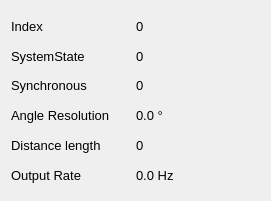
   <widget class="QWidget" name="gridLayoutWidget_3">
    <property name="geometry">
     <rect>
      <x>1590</x>
      <y>710</y>
      <width>271</width>
      <height>201</height>
     </rect>
    </property>
    <property name="font">
     <font>
      <pointsize>10</pointsize>
     </font>
    </property>
    <layout class="QGridLayout" name="gridLayout_2">
     <property name="spacing">
      <number>0</number>
     </property>
     <item row="2" column="1">
      <widget class="QLabel" name="synchronous_txt">
       <property name="font">
        <font>
         <pointsize>10</pointsize>
        </font>
       </property>
       <property name="text">
        <string>0</string>
       </property>
      </widget>
     </item>
     <item row="3" column="1">
      <widget class="QLabel" name="angle_txt">
       <property name="font">
        <font>
         <pointsize>10</pointsize>
        </font>
       </property>
       <property name="text">
        <string>0.0 °</string>
       </property>
      </widget>
     </item>
     <item row="4" column="0">
      <widget class="QLabel" name="label_26">
       <property name="text">
        <string>Distance length</string>
       </property>
      </widget>
     </item>
     <item row="4" column="1">
      <widget class="QLabel" name="distance_length_txt">
       <property name="text">
        <string>0</string>
       </property>
      </widget>
     </item>
     <item row="5" column="0">
      <widget class="QLabel" name="label_23">
       <property name="text">
        <string>Output Rate</string>
       </property>
      </widget>
     </item>
     <item row="2" column="0">
      <widget class="QLabel" name="label_24">
       <property name="font">
        <font>
         <pointsize>10</pointsize>
        </font>
       </property>
       <property name="text">
        <string>Synchronous</string>
       </property>
      </widget>
     </item>
     <item row="3" column="0">
      <widget class="QLabel" name="label_25">
       <property name="font">
        <font>
         <pointsize>10</pointsize>
        </font>
       </property>
       <property name="text">
        <string>Angle Resolution</string>
       </property>
      </widget>
     </item>
     <item row="5" column="1">
      <widget class="QLabel" name="output_txt">
       <property name="font">
        <font>
         <pointsize>10</pointsize>
        </font>
       </property>
       <property name="text">
        <string>0.0 Hz</string>
       </property>
      </widget>
     </item>
     <item row="1" column="1">
      <widget class="QLabel" name="systemstate_txt">
       <property name="font">
        <font>
         <pointsize>10</pointsize>
        </font>
       </property>
       <property name="text">
        <string>0</string>
       </property>
      </widget>
     </item>
     <item row="0" column="1">
      <widget class="QLabel" name="index_txt">
       <property name="font">
        <font>
         <pointsize>10</pointsize>
        </font>
       </property>
       <property name="text">
        <string>0</string>
       </property>
      </widget>
     </item>
     <item row="0" column="0">
      <widget class="QLabel" name="label_27">
       <property name="palette">
        <palette>
         <active>
          <colorrole role="WindowText">
           <brush brushstyle="SolidPattern">
            <color alpha="255">
             <red>0</red>
             <green>0</green>
             <blue>0</blue>
            </color>
           </brush>
          </colorrole>
          <colorrole role="Button">
           <brush brushstyle="SolidPattern">
            <color alpha="255">
             <red>159</red>
             <green>159</green>
             <blue>159</blue>
            </color>
           </brush>
          </colorrole>
          <colorrole role="Light">
           <brush brushstyle="SolidPattern">
            <color alpha="255">
             <red>239</red>
             <green>239</green>
             <blue>239</blue>
            </color>
           </brush>
          </colorrole>
          <colorrole role="Midlight">
           <brush brushstyle="SolidPattern">
            <color alpha="255">
             <red>199</red>
             <green>199</green>
             <blue>199</blue>
            </color>
           </brush>
          </colorrole>
          <colorrole role="Dark">
           <brush brushstyle="SolidPattern">
            <color alpha="255">
             <red>79</red>
             <green>79</green>
             <blue>79</blue>
            </color>
           </brush>
          </colorrole>
          <colorrole role="Mid">
           <brush brushstyle="SolidPattern">
            <color alpha="255">
             <red>106</red>
             <green>106</green>
             <blue>106</blue>
            </color>
           </brush>
          </colorrole>
          <colorrole role="Text">
           <brush brushstyle="SolidPattern">
            <color alpha="255">
             <red>0</red>
             <green>0</green>
             <blue>0</blue>
            </color>
           </brush>
          </colorrole>
          <colorrole role="BrightText">
           <brush brushstyle="SolidPattern">
            <color alpha="255">
             <red>255</red>
             <green>255</green>
             <blue>255</blue>
            </color>
           </brush>
          </colorrole>
          <colorrole role="ButtonText">
           <brush brushstyle="SolidPattern">
            <color alpha="255">
             <red>0</red>
             <green>0</green>
             <blue>0</blue>
            </color>
           </brush>
          </colorrole>
          <colorrole role="Base">
           <brush brushstyle="SolidPattern">
            <color alpha="255">
             <red>255</red>
             <green>255</green>
             <blue>255</blue>
            </color>
           </brush>
          </colorrole>
          <colorrole role="Window">
           <brush brushstyle="SolidPattern">
            <color alpha="255">
             <red>159</red>
             <green>159</green>
             <blue>159</blue>
            </color>
           </brush>
          </colorrole>
          <colorrole role="Shadow">
           <brush brushstyle="SolidPattern">
            <color alpha="255">
             <red>0</red>
             <green>0</green>
             <blue>0</blue>
            </color>
           </brush>
          </colorrole>
          <colorrole role="AlternateBase">
           <brush brushstyle="SolidPattern">
            <color alpha="255">
             <red>207</red>
             <green>207</green>
             <blue>207</blue>
            </color>
           </brush>
          </colorrole>
          <colorrole role="ToolTipBase">
           <brush brushstyle="SolidPattern">
            <color alpha="255">
             <red>255</red>
             <green>255</green>
             <blue>220</blue>
            </color>
           </brush>
          </colorrole>
          <colorrole role="ToolTipText">
           <brush brushstyle="SolidPattern">
            <color alpha="255">
             <red>0</red>
             <green>0</green>
             <blue>0</blue>
            </color>
           </brush>
          </colorrole>
         </active>
         <inactive>
          <colorrole role="WindowText">
           <brush brushstyle="SolidPattern">
            <color alpha="255">
             <red>0</red>
             <green>0</green>
             <blue>0</blue>
            </color>
           </brush>
          </colorrole>
          <colorrole role="Button">
           <brush brushstyle="SolidPattern">
            <color alpha="255">
             <red>159</red>
             <green>159</green>
             <blue>159</blue>
            </color>
           </brush>
          </colorrole>
          <colorrole role="Light">
           <brush brushstyle="SolidPattern">
            <color alpha="255">
             <red>239</red>
             <green>239</green>
             <blue>239</blue>
            </color>
           </brush>
          </colorrole>
          <colorrole role="Midlight">
           <brush brushstyle="SolidPattern">
            <color alpha="255">
             <red>199</red>
             <green>199</green>
             <blue>199</blue>
            </color>
           </brush>
          </colorrole>
          <colorrole role="Dark">
           <brush brushstyle="SolidPattern">
            <color alpha="255">
             <red>79</red>
             <green>79</green>
             <blue>79</blue>
            </color>
           </brush>
          </colorrole>
          <colorrole role="Mid">
           <brush brushstyle="SolidPattern">
            <color alpha="255">
             <red>106</red>
             <green>106</green>
             <blue>106</blue>
            </color>
           </brush>
          </colorrole>
          <colorrole role="Text">
           <brush brushstyle="SolidPattern">
            <color alpha="255">
             <red>0</red>
             <green>0</green>
             <blue>0</blue>
            </color>
           </brush>
          </colorrole>
          <colorrole role="BrightText">
           <brush brushstyle="SolidPattern">
            <color alpha="255">
             <red>255</red>
             <green>255</green>
             <blue>255</blue>
            </color>
           </brush>
          </colorrole>
          <colorrole role="ButtonText">
           <brush brushstyle="SolidPattern">
            <color alpha="255">
             <red>0</red>
             <green>0</green>
             <blue>0</blue>
            </color>
           </brush>
          </colorrole>
          <colorrole role="Base">
           <brush brushstyle="SolidPattern">
            <color alpha="255">
             <red>255</red>
             <green>255</green>
             <blue>255</blue>
            </color>
           </brush>
          </colorrole>
          <colorrole role="Window">
           <brush brushstyle="SolidPattern">
            <color alpha="255">
             <red>159</red>
             <green>159</green>
             <blue>159</blue>
            </color>
           </brush>
          </colorrole>
          <colorrole role="Shadow">
           <brush brushstyle="SolidPattern">
            <color alpha="255">
             <red>0</red>
             <green>0</green>
             <blue>0</blue>
            </color>
           </brush>
          </colorrole>
          <colorrole role="AlternateBase">
           <brush brushstyle="SolidPattern">
            <color alpha="255">
             <red>207</red>
             <green>207</green>
             <blue>207</blue>
            </color>
           </brush>
          </colorrole>
          <colorrole role="ToolTipBase">
           <brush brushstyle="SolidPattern">
            <color alpha="255">
             <red>255</red>
             <green>255</green>
             <blue>220</blue>
            </color>
           </brush>
          </colorrole>
          <colorrole role="ToolTipText">
           <brush brushstyle="SolidPattern">
            <color alpha="255">
             <red>0</red>
             <green>0</green>
             <blue>0</blue>
            </color>
           </brush>
          </colorrole>
         </inactive>
         <disabled>
          <colorrole role="WindowText">
           <brush brushstyle="SolidPattern">
            <color alpha="255">
             <red>79</red>
             <green>79</green>
             <blue>79</blue>
            </color>
           </brush>
          </colorrole>
          <colorrole role="Button">
           <brush brushstyle="SolidPattern">
            <color alpha="255">
             <red>159</red>
             <green>159</green>
             <blue>159</blue>
            </color>
           </brush>
          </colorrole>
          <colorrole role="Light">
           <brush brushstyle="SolidPattern">
            <color alpha="255">
             <red>239</red>
             <green>239</green>
             <blue>239</blue>
            </color>
           </brush>
          </colorrole>
          <colorrole role="Midlight">
           <brush brushstyle="SolidPattern">
            <color alpha="255">
             <red>199</red>
             <green>199</green>
             <blue>199</blue>
            </color>
           </brush>
          </colorrole>
          <colorrole role="Dark">
           <brush brushstyle="SolidPattern">
            <color alpha="255">
             <red>79</red>
             <green>79</green>
             <blue>79</blue>
            </color>
           </brush>
          </colorrole>
          <colorrole role="Mid">
           <brush brushstyle="SolidPattern">
            <color alpha="255">
             <red>106</red>
             <green>106</green>
             <blue>106</blue>
            </color>
           </brush>
          </colorrole>
          <colorrole role="Text">
           <brush brushstyle="SolidPattern">
            <color alpha="255">
             <red>79</red>
             <green>79</green>
             <blue>79</blue>
            </color>
           </brush>
          </colorrole>
          <colorrole role="BrightText">
           <brush brushstyle="SolidPattern">
            <color alpha="255">
             <red>255</red>
             <green>255</green>
             <blue>255</blue>
            </color>
           </brush>
          </colorrole>
          <colorrole role="ButtonText">
           <brush brushstyle="SolidPattern">
            <color alpha="255">
             <red>79</red>
             <green>79</green>
             <blue>79</blue>
            </color>
           </brush>
          </colorrole>
          <colorrole role="Base">
           <brush brushstyle="SolidPattern">
            <color alpha="255">
             <red>159</red>
             <green>159</green>
             <blue>159</blue>
            </color>
           </brush>
          </colorrole>
          <colorrole role="Window">
           <brush brushstyle="SolidPattern">
            <color alpha="255">
             <red>159</red>
             <green>159</green>
             <blue>159</blue>
            </color>
           </brush>
          </colorrole>
          <colorrole role="Shadow">
           <brush brushstyle="SolidPattern">
            <color alpha="255">
             <red>0</red>
             <green>0</green>
             <blue>0</blue>
            </color>
           </brush>
          </colorrole>
          <colorrole role="AlternateBase">
           <brush brushstyle="SolidPattern">
            <color alpha="255">
             <red>159</red>
             <green>159</green>
             <blue>159</blue>
            </color>
           </brush>
          </colorrole>
          <colorrole role="ToolTipBase">
           <brush brushstyle="SolidPattern">
            <color alpha="255">
             <red>255</red>
             <green>255</green>
             <blue>220</blue>
            </color>
           </brush>
          </colorrole>
          <colorrole role="ToolTipText">
           <brush brushstyle="SolidPattern">
            <color alpha="255">
             <red>0</red>
             <green>0</green>
             <blue>0</blue>
            </color>
           </brush>
          </colorrole>
         </disabled>
        </palette>
       </property>
       <property name="font">
        <font>
         <pointsize>10</pointsize>
        </font>
       </property>
       <property name="text">
        <string>Index</string>
       </property>
      </widget>
     </item>
     <item row="1" column="0">
      <widget class="QLabel" name="label_28">
       <property name="font">
        <font>
         <pointsize>10</pointsize>
        </font>
       </property>
       <property name="text">
        <string>SystemState</string>
       </property>
      </widget>
     </item>
    </layout>
   </widget>
